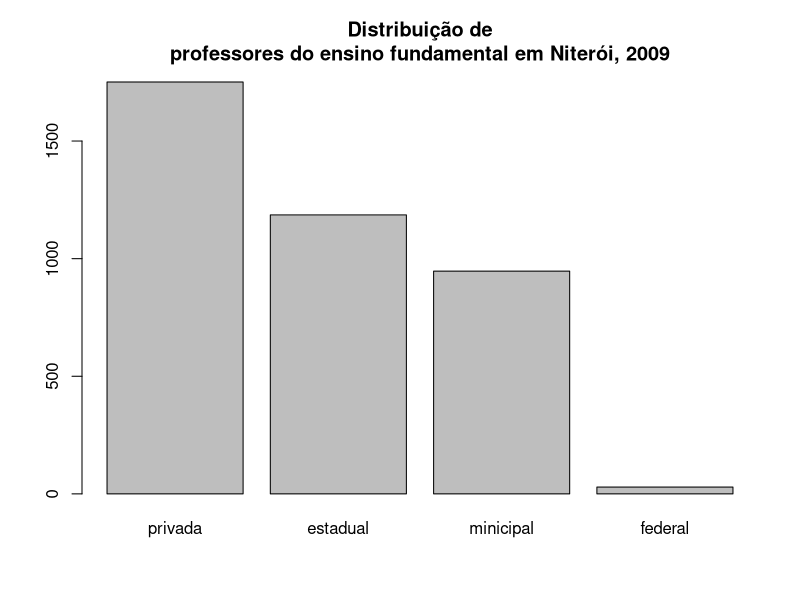

R code for this plot:
prof<-c(1751,1186,947,29)

escola<-c("privada", "estadual", "minicipal", "federal")

barplot(prof, names.arg=escola, main="Distribuição de
professores do ensino fundamental em Niterói, 2009")

